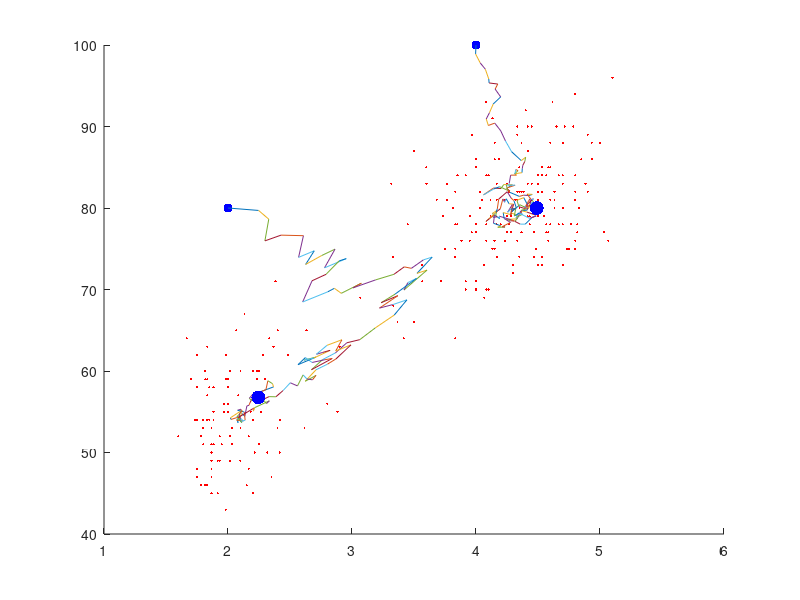
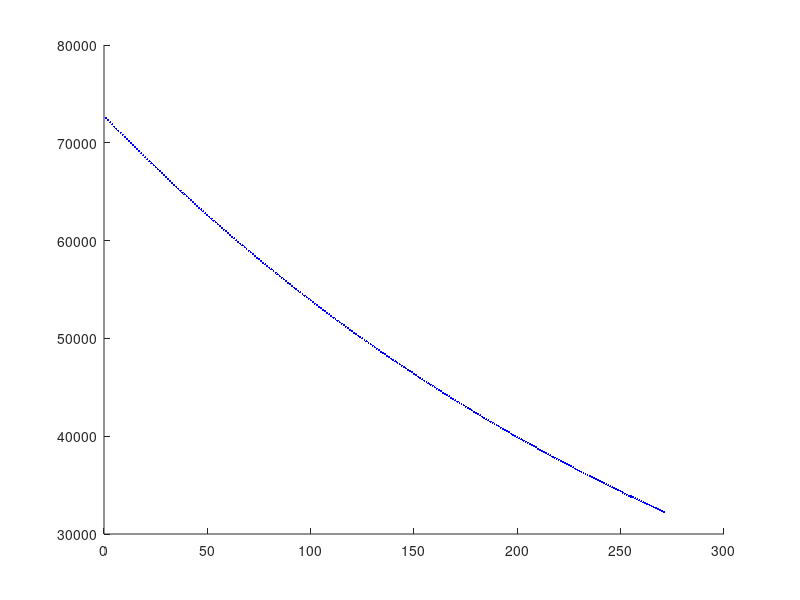

Write the MATLAB code that produced these figures, in order.
% SG implementation
%Dirty code, vector optimisation is needed!

figure(1); clf;
figure(2); clf;
data  = csvread ('faithful.csv');
data = data(2:end,2:end);
w = zeros(2,2);

%assumptions about centroids
w(1,:) = [ 2 80];
w(2,:) = [ 4 100 ];
wtemp = w;
figure(1); hold on;
	plot(data(:,1), data(:,2),'ro.', 'markersize', 5);
	plot (w(:,1),w(:,2), 'bo.','markersize', 20);
hold off;
a = zeros(length(data),1);
Qtemp = zeros(length(data),1);
Q = 0;
euclidian_distance = zeros(length(data), size(w,2));

%Empirical risk
for (i=1:length(data))	
	euclidian_distance(i,1) =  sqrt( (w(1,1) - data(i,1))^2 + (w(1,2) - data(i,2))^2);
	euclidian_distance(i,2) =  sqrt( (w(2,1) - data(i,1))^2 + (w(2,2) - data(i,2))^2);
end;	

for (i=1:length(data))		 
	[z a(i)] = find(euclidian_distance(i,:) == min(euclidian_distance(i,:)));
end;

for (i=1:length(data))		 
	Q = Q +(w(a(i),1) - data(i,1))^2 + (w(a(i),2) - data(i,2))^2;
end;


%iterative process
nu = 0.1;
lambda = 0.003;
for (j=1:length(data))	
	i =randi(length(data));
	euclidian_distance(i,1) =  sqrt( (w(1,1) - data(i,1))^2 + (w(1,2) - data(i,2))^2);
	euclidian_distance(i,2) =  sqrt( (w(2,1) - data(i,1))^2 + (w(2,2) - data(i,2))^2);
	
	[z b] = find(euclidian_distance(i,:) == min(euclidian_distance(i,:)));
	w(b,:) = w(b,:) + nu*(data(i,:) - w(b,:));
	
	figure(1); hold on;
		plot ([ wtemp(1,1); w(1,1)],[ wtemp(1,2); w(1,2)]);
		plot ([ wtemp(2,1); w(2,1)],[ wtemp(2,2); w(2,2)]);
	hold off;
	

	
	wtemp = w;
	Q = (1-lambda)*Q+lambda*((w(b,1) - data(i,1))^2 + (w(b,2) - data(i,2))^2);
	figure(2); hold on;
		plot(j,Q,'bo.','markersize', 5);
	hold off;
	%Qtemp(j) -  Q
	%Qtemp(j) = Q;
	
	%pause
end;
figure(1); hold on;
	plot (w(:,1),w(:,2), 'bo.','markersize', 30);
hold off;
%figure(2);
%plot(Qtemp);